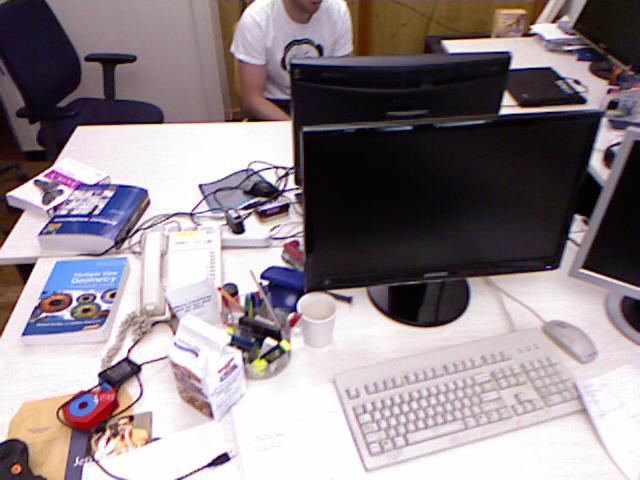
#> input picture mvg_07/rgb/1305031102.175304.png, 640 x 480 px
$ python do_alligment.py   (older library calls are emulated)
#> lines starting #> are read from the running program, lines starting #| are printed output that depends on the picture
import cv2
import numpy as np
from matplotlib import pyplot as plt
from mpl_toolkits.mplot3d import Axes3D
from scipy.linalg import expm, logm
from scipy import interpolate
import enum
import os
Optimizers = enum.Enum("Optimizers",'GRADIENT GAUSS_NEWTON LEVENBERG_MARQUARDT')

DELTA=4
USE_IRLS=False
LR_RATE_INIT = 1e-14
OPTIMIZER = Optimizers.GRADIENT
if (OPTIMIZER == Optimizers.GRADIENT):
    if USE_IRLS :
        LR_RATE_INIT = 1e-12
    else:
        LR_RATE_INIT = 1e-14
else:
    LR_RATE_INIT = 1e-7
# [4 lines left out: function skew, not called in this run]

def se3exp(a):
    T = np.array (((   0,    -a[5],   a[4],   a[0]),
                   ( a[5],      0 ,  -a[3],   a[1]),
                   (-a[4],    a[3],      0,   a[2]),
                   (    0,       0,      0,      0)))
    return expm(T)

def se3log(a):
    lg = logm(a)
    #lg(1,4) lg(2,4) lg(3,4) lg(3,2) lg(1,3) lg(2,1)
    t = [lg[0,3], lg[1,3], lg[2,3], lg[2,1],lg[0,2], lg[1,0]]
    return t

def getLogDir():
    fn = "results/"+str(OPTIMIZER)+"_IRLS_%d/"%USE_IRLS
    if not os.path.exists(fn):
        os.makedirs(fn)
    return fn

def downscale( I, D, K):
    h = int(I.shape[0]/2)
    w = int(I.shape[1]/2)
    Id = np.zeros((h,w))
    for y in range(0, w):
        for x in range(0, h):
            Id[x][y] = 0.25 * I[2*x+1][2*y+1]+ \
                0.25 * I[2*x+1][2*y]+ \
                0.25 * I[2*x][2*y+1]+ \
                0.25 * I[2*x][2*y]
    Dd = np.zeros((h,w))
    for y in range(0, w):
        for x in range(0, h):
            Dd[x][y] = 0
            p = 0.0
            if D[2*x+1][2*y+1] != 0:
                Dd[x][y] += 1.0/D[2*x+1][2*y+1]
                p+=1.0
            if D[2*x+1][2*y] != 0:
                Dd[x][y] += 1.0/D[2*x+1][2*y]
                p+=1.0
            if D[2*x][2*y+1] != 0:
                Dd[x][y] += 1.0/D[2*x][2*y+1]
                p+=1
            if D[2*x][2*y] != 0:
                Dd[x][y] += 1.0/D[2*x][2*y]
                p+=1.0
            if p > 0:
                Dd[x][y] = Dd[x][y]/p
                Dd[x][y] = 1.0/Dd[x][y]
    Kd = np.array(K)
    Kd[0][0] = Kd[0][0]/2
    Kd[1][1] = Kd[1][1]/2
    Kd[0][2] = (Kd[0][2] + 0.5) / 2.0 - 0.5
    Kd[1][2] = (Kd[1][2] + 0.5) / 2.0 - 0.5
    Kd[2][2]=1
    return [Id,Dd,Kd]

# [67 lines left out: functions calcErrPoint, calcPoint, getTransformedImg, not called in this run]

def getResidualImg(I1, D1, I2, xi, K):
    assert (I1.shape==I2.shape)
    assert (I1.shape==D1.shape)
    assert (len(xi)==6)
    f_I2 = interpolate.interp2d(np.arange(0,I2.shape[0]), np.arange(0,I2.shape[1]), np.transpose(I2))
    res_img = np.zeros(I1.shape)
    se3xi = se3exp(xi)
    for u in range (0,I1.shape[0]):
        for v in range (0,I1.shape[1]):
            res_img[u][v]=calcErrPoint(I1, D1, f_I2, se3xi, K, u, v)
    return res_img

# [53 lines left out: function deriveAnalytic, not called in this run]


def deriveNumeric(I1, D1, I2, xi, K):
    assert (len(xi)==6)
    J = []
    for i in range (0,6):
        e = [0] * 6
        EPS = 10e-8
        e[i] = EPS
        xi2 = se3log(se3exp(e) @ se3exp(xi))
        #print (xi2, xi)
        err2 = getResidualImg(I1, D1, I2, xi2, K)
        err1 = getResidualImg(I1, D1, I2, xi, K)
        d = (err2-err1) / EPS
        #plt.subplot(2,3,i+1)
        #plt.imshow(d)
        #plt.colorbar()
        J.append(d.reshape(-1))
    #plt.show()
    J =  np.transpose(np.stack(J))
    # [5 lines of commented-out code are left out]

    return J

#dataset 1
K = [[517.3, 0, 318.6],	[0, 516.5, 255.3,], [0, 0, 1]]
c2 = cv2.imread('rgb/1305031102.175304.png')
#> c2 is the input picture: shape (480, 640, 3); mean B, G, R 139, 134.5, 144.6
c1 = cv2.imread('rgb/1305031102.275326.png')
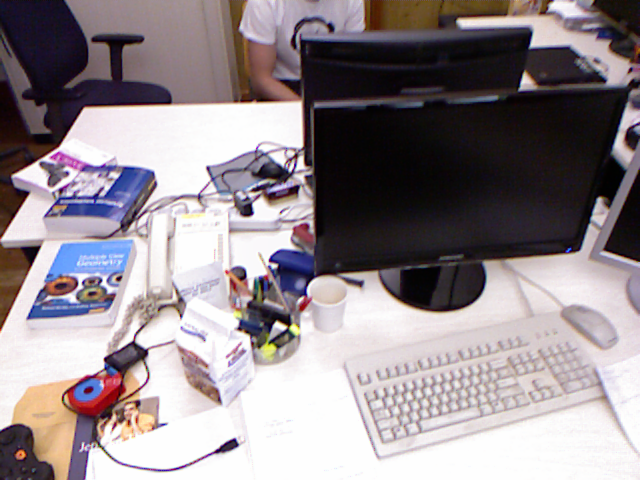
#> input picture mvg_07/rgb/1305031102.275326.png, 640 x 480 px
#> c1 is the input picture: shape (480, 640, 3); mean B, G, R 142.3, 137.8, 147.2
c1 = cv2.cvtColor(c1,cv2.COLOR_BGR2GRAY)
#> c1: shape (480, 640)
c2 = cv2.cvtColor(c2,cv2.COLOR_BGR2GRAY)
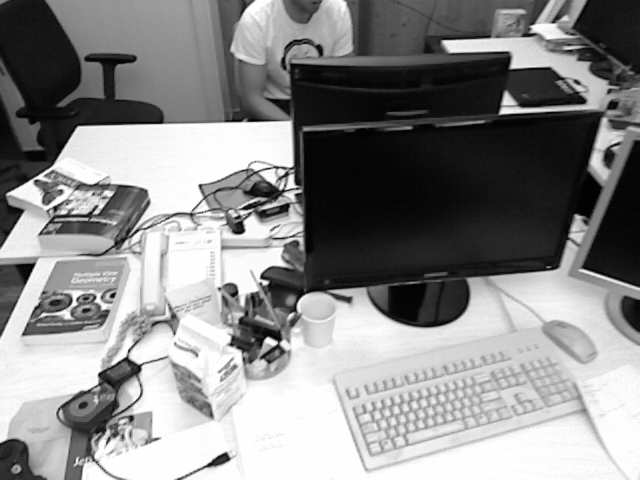
#> c2: shape (480, 640); min 1, max 254, mean 138

d2 = cv2.imread('depth/1305031102.160407.png', cv2.IMREAD_UNCHANGED)/5000
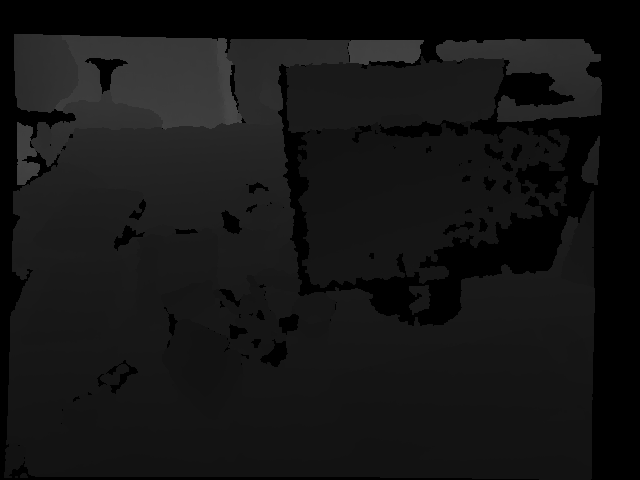
#> input picture mvg_07/depth/1305031102.160407.png, 640 x 480 px
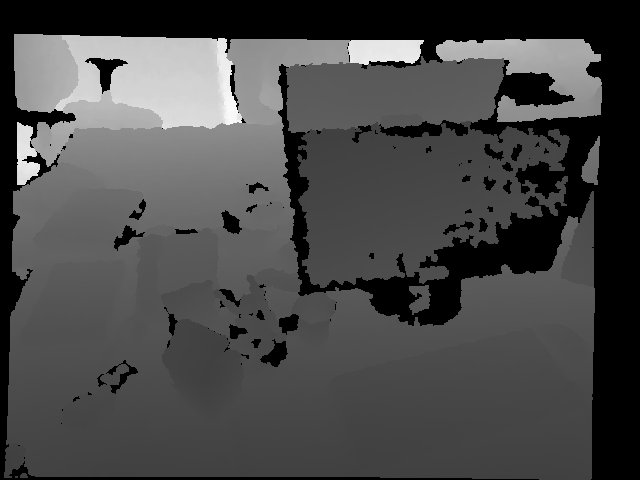
#> d2: shape (480, 640) float64; min 0, max 3.72, mean 1.07; drawn with min black and max white
d1 = cv2.imread('depth/1305031102.262886.png', cv2.IMREAD_UNCHANGED)/5000
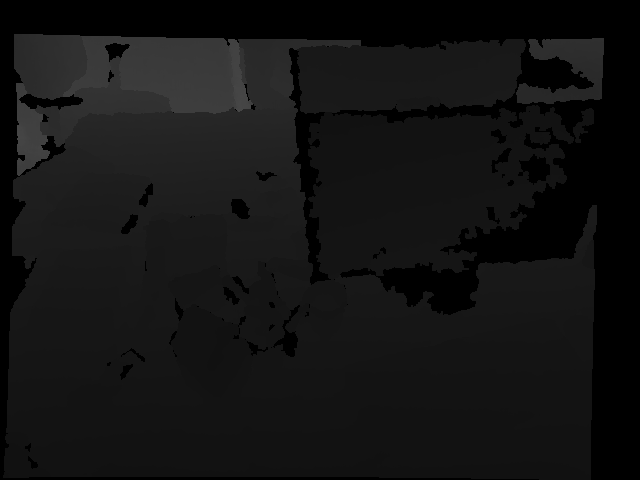
#> input picture mvg_07/depth/1305031102.262886.png, 640 x 480 px
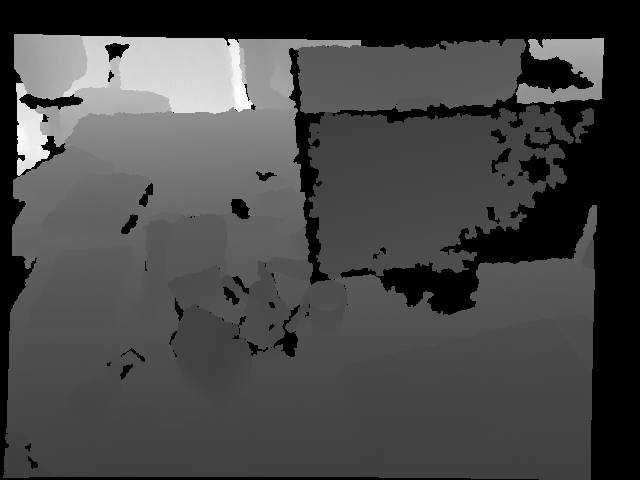
#> d1: shape (480, 640) float64; min 0, max 3.6, mean 1; drawn with min black and max white

# [12 lines of commented-out code are left out]

PYRAMID_LEVELS = 4

pyr1 = [[c1, d1, K]]
pyr2 = [[c2, d2, K]]

for i in range (PYRAMID_LEVELS):
    pyr1.append(downscale( *pyr1[-1] ))
    pyr2.append(downscale( *pyr2[-1] ))
#> this loop made 4 passes
#> after the loop, pyr1 = 5 items; pyr2 = 5 items


#sp = [ -0.0292,   -0.0183,   -0.0009, -0.0021,    0.0057,    0.0374]
twist_estimate = [0] * 6
# [Id1,Dd1,Kd1] = pyr1[2]
# [Id2,Dd2,Kd2] = pyr2[2]
#plt.imshow(calcP(Id1, Dd1, Id2, sp, Kd1));plt.savefig("/tmp/gt_init.png")
plt.imshow(c2)
cv2.imwrite(getLogDir()+"c2.png", c2)
plt.imshow(c1)
cv2.imwrite(getLogDir()+"c1.png", c1)


with open(getLogDir()+"log_optim.txt", 'w') as log:
    for k in range (PYRAMID_LEVELS, 0, -1):

        [Id1,Dd1,Kd1] = pyr1[k]
        [Id2,Dd2,Kd2] = pyr2[k]
        dI2x = cv2.Sobel(Id2, cv2.CV_64F, 1, 0, ksize=1)
        dI2y = cv2.Sobel(Id2, cv2.CV_64F, 0, 1, ksize=1)

        plt.imshow(dI2x);#plt.savefig("/tmp/dI2x.png")
        plt.imshow(dI2y);#plt.savefig("/tmp/dI2y.png")
        lr_rate = LR_RATE_INIT
        non_updated_count =0
        for i in range (0,25):
#> (the run stopped early here; a loop or call above may not have finished)
